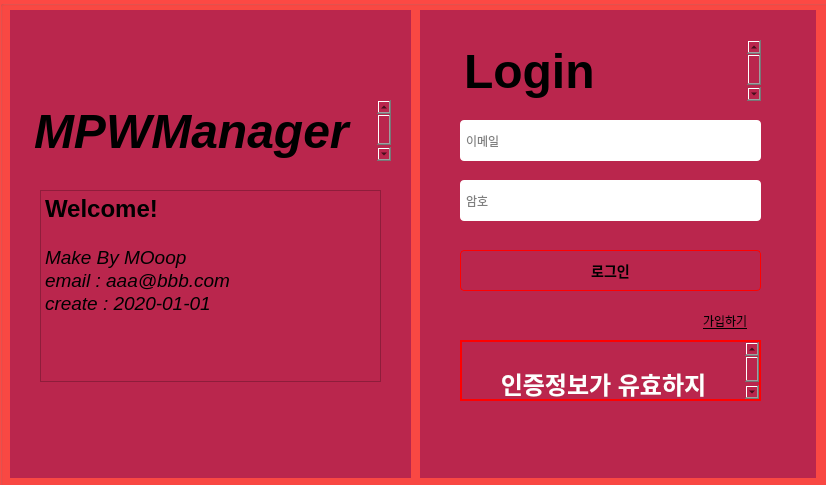
<?xml version="1.0" encoding="UTF-8"?>
<ui version="4.0">
 <class>dlg_main</class>
 <widget class="QDialog" name="dlg_main">
  <property name="geometry">
   <rect>
    <x>0</x>
    <y>0</y>
    <width>826</width>
    <height>485</height>
   </rect>
  </property>
  <property name="windowTitle">
   <string>Dialog</string>
  </property>
  <widget class="QGroupBox" name="gb_login">
   <property name="geometry">
    <rect>
     <x>0</x>
     <y>0</y>
     <width>831</width>
     <height>491</height>
    </rect>
   </property>
   <property name="autoFillBackground">
    <bool>false</bool>
   </property>
   <property name="styleSheet">
    <string notr="true">background-color: rgb(252, 73, 68);</string>
   </property>
   <property name="title">
    <string/>
   </property>
   <property name="flat">
    <bool>false</bool>
   </property>
   <widget class="QFrame" name="fr_left">
    <property name="geometry">
     <rect>
      <x>10</x>
      <y>10</y>
      <width>401</width>
      <height>468</height>
     </rect>
    </property>
    <property name="styleSheet">
     <string notr="true">background-color: rgb(186, 38, 77);</string>
    </property>
    <property name="frameShadow">
     <enum>QFrame::Raised</enum>
    </property>
    <widget class="QTextBrowser" name="textBrowser">
     <property name="geometry">
      <rect>
       <x>20</x>
       <y>90</y>
       <width>361</width>
       <height>61</height>
      </rect>
     </property>
     <property name="frameShape">
      <enum>QFrame::NoFrame</enum>
     </property>
     <property name="html">
      <string>&lt;!DOCTYPE HTML PUBLIC &quot;-//W3C//DTD HTML 4.0//EN&quot; &quot;http://www.w3.org/TR/REC-html40/strict.dtd&quot;&gt;
&lt;html&gt;&lt;head&gt;&lt;meta name=&quot;qrichtext&quot; content=&quot;1&quot; /&gt;&lt;style type=&quot;text/css&quot;&gt;
p, li { white-space: pre-wrap; }
&lt;/style&gt;&lt;/head&gt;&lt;body style=&quot; font-family:'.SF NS Text'; font-size:13pt; font-weight:400; font-style:normal;&quot;&gt;
&lt;p style=&quot; margin-top:0px; margin-bottom:0px; margin-left:0px; margin-right:0px; -qt-block-indent:0; text-indent:0px;&quot;&gt;&lt;span style=&quot; font-size:36pt; font-weight:600; font-style:italic;&quot;&gt;MPWManager&lt;/span&gt;&lt;/p&gt;&lt;/body&gt;&lt;/html&gt;</string>
     </property>
    </widget>
    <widget class="QTextBrowser" name="textBrowser_3">
     <property name="geometry">
      <rect>
       <x>30</x>
       <y>180</y>
       <width>341</width>
       <height>192</height>
      </rect>
     </property>
     <property name="html">
      <string>&lt;!DOCTYPE HTML PUBLIC &quot;-//W3C//DTD HTML 4.0//EN&quot; &quot;http://www.w3.org/TR/REC-html40/strict.dtd&quot;&gt;
&lt;html&gt;&lt;head&gt;&lt;meta name=&quot;qrichtext&quot; content=&quot;1&quot; /&gt;&lt;style type=&quot;text/css&quot;&gt;
p, li { white-space: pre-wrap; }
&lt;/style&gt;&lt;/head&gt;&lt;body style=&quot; font-family:'.SF NS Text'; font-size:13pt; font-weight:400; font-style:normal;&quot;&gt;
&lt;p style=&quot; margin-top:0px; margin-bottom:0px; margin-left:0px; margin-right:0px; -qt-block-indent:0; text-indent:0px;&quot;&gt;&lt;span style=&quot; font-size:18pt; font-weight:600;&quot;&gt;Welcome!&lt;/span&gt;&lt;/p&gt;
&lt;p style=&quot;-qt-paragraph-type:empty; margin-top:0px; margin-bottom:0px; margin-left:0px; margin-right:0px; -qt-block-indent:0; text-indent:0px; font-size:14pt; font-style:italic;&quot;&gt;&lt;br /&gt;&lt;/p&gt;
&lt;p style=&quot; margin-top:0px; margin-bottom:0px; margin-left:0px; margin-right:0px; -qt-block-indent:0; text-indent:0px;&quot;&gt;&lt;span style=&quot; font-size:14pt; font-style:italic;&quot;&gt;Make By MOoop&lt;/span&gt;&lt;/p&gt;
&lt;p style=&quot; margin-top:0px; margin-bottom:0px; margin-left:0px; margin-right:0px; -qt-block-indent:0; text-indent:0px;&quot;&gt;&lt;span style=&quot; font-size:14pt; font-style:italic;&quot;&gt;email : aaa@bbb.com&lt;/span&gt;&lt;/p&gt;
&lt;p style=&quot; margin-top:0px; margin-bottom:0px; margin-left:0px; margin-right:0px; -qt-block-indent:0; text-indent:0px;&quot;&gt;&lt;span style=&quot; font-size:14pt; font-style:italic;&quot;&gt;create : 2020-01-01&lt;/span&gt;&lt;/p&gt;&lt;/body&gt;&lt;/html&gt;</string>
     </property>
    </widget>
   </widget>
   <widget class="QFrame" name="fr_right">
    <property name="geometry">
     <rect>
      <x>420</x>
      <y>10</y>
      <width>396</width>
      <height>468</height>
     </rect>
    </property>
    <property name="styleSheet">
     <string notr="true">background-color: rgb(186, 38, 77);</string>
    </property>
    <property name="frameShadow">
     <enum>QFrame::Plain</enum>
    </property>
    <widget class="QLineEdit" name="le_email">
     <property name="geometry">
      <rect>
       <x>40</x>
       <y>110</y>
       <width>301</width>
       <height>41</height>
      </rect>
     </property>
     <property name="styleSheet">
      <string notr="true">background-color: rgb(255, 255, 255);
color: black;
border-radius:4px;
padding-left:4px;

</string>
     </property>
     <property name="placeholderText">
      <string>이메일</string>
     </property>
    </widget>
    <widget class="QLineEdit" name="le_password">
     <property name="geometry">
      <rect>
       <x>40</x>
       <y>170</y>
       <width>301</width>
       <height>41</height>
      </rect>
     </property>
     <property name="styleSheet">
      <string notr="true">background-color: rgb(255, 255, 255);
color: black;
border-radius:4px;
padding-left:4px;</string>
     </property>
     <property name="placeholderText">
      <string>암호</string>
     </property>
    </widget>
    <widget class="QTextBrowser" name="textBrowser_2">
     <property name="geometry">
      <rect>
       <x>40</x>
       <y>30</y>
       <width>301</width>
       <height>61</height>
      </rect>
     </property>
     <property name="frameShape">
      <enum>QFrame::NoFrame</enum>
     </property>
     <property name="html">
      <string>&lt;!DOCTYPE HTML PUBLIC &quot;-//W3C//DTD HTML 4.0//EN&quot; &quot;http://www.w3.org/TR/REC-html40/strict.dtd&quot;&gt;
&lt;html&gt;&lt;head&gt;&lt;meta name=&quot;qrichtext&quot; content=&quot;1&quot; /&gt;&lt;style type=&quot;text/css&quot;&gt;
p, li { white-space: pre-wrap; }
&lt;/style&gt;&lt;/head&gt;&lt;body style=&quot; font-family:'.SF NS Text'; font-size:13pt; font-weight:400; font-style:normal;&quot;&gt;
&lt;p align=&quot;justify&quot; style=&quot; margin-top:0px; margin-bottom:0px; margin-left:0px; margin-right:0px; -qt-block-indent:0; text-indent:0px;&quot;&gt;&lt;span style=&quot; font-size:36pt; font-weight:600;&quot;&gt;Login&lt;/span&gt;&lt;/p&gt;&lt;/body&gt;&lt;/html&gt;</string>
     </property>
    </widget>
    <widget class="QPushButton" name="btn_login">
     <property name="geometry">
      <rect>
       <x>40</x>
       <y>240</y>
       <width>301</width>
       <height>41</height>
      </rect>
     </property>
     <property name="styleSheet">
      <string notr="true">font-size:14px;
font-weight:bold;
border:1px solid red;
border-radius:4px;</string>
     </property>
     <property name="text">
      <string>로그인</string>
     </property>
    </widget>
    <widget class="QLabel" name="btn_registry">
     <property name="geometry">
      <rect>
       <x>230</x>
       <y>300</y>
       <width>101</width>
       <height>21</height>
      </rect>
     </property>
     <property name="styleSheet">
      <string notr="true">
padding-left:50px;
text-decoration: underline;</string>
     </property>
     <property name="text">
      <string>가입하기</string>
     </property>
    </widget>
    <widget class="QTextBrowser" name="tb_invalid_notify">
     <property name="geometry">
      <rect>
       <x>40</x>
       <y>330</y>
       <width>301</width>
       <height>61</height>
      </rect>
     </property>
     <property name="styleSheet">
      <string notr="true">border:2px solid red;
margind:0;
padding:0;
text-decoration: blink;</string>
     </property>
     <property name="lineWidth">
      <number>1</number>
     </property>
     <property name="html">
      <string>&lt;!DOCTYPE HTML PUBLIC &quot;-//W3C//DTD HTML 4.0//EN&quot; &quot;http://www.w3.org/TR/REC-html40/strict.dtd&quot;&gt;
&lt;html&gt;&lt;head&gt;&lt;meta name=&quot;qrichtext&quot; content=&quot;1&quot; /&gt;&lt;style type=&quot;text/css&quot;&gt;
p, li { white-space: pre-wrap; }
&lt;/style&gt;&lt;/head&gt;&lt;body style=&quot; font-family:'.SF NS Text'; font-size:13pt; font-weight:400; font-style:normal;&quot;&gt;
&lt;p align=&quot;center&quot; style=&quot;-qt-paragraph-type:empty; margin-top:0px; margin-bottom:0px; margin-left:0px; margin-right:0px; -qt-block-indent:0; text-indent:0px;&quot;&gt;&lt;br /&gt;&lt;/p&gt;
&lt;p align=&quot;center&quot; style=&quot; margin-top:0px; margin-bottom:0px; margin-left:0px; margin-right:0px; -qt-block-indent:0; text-indent:0px;&quot;&gt;&lt;span style=&quot; font-size:18pt; font-weight:600; color:#ffffff;&quot;&gt;인증정보가 유효하지 않습니다.!!&lt;/span&gt;&lt;/p&gt;&lt;/body&gt;&lt;/html&gt;</string>
     </property>
    </widget>
   </widget>
  </widget>
 </widget>
 <resources/>
 <connections/>
</ui>
